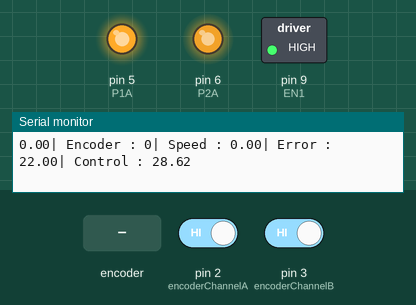
Recording of a sketch running on a simulated Arduino Uno, built with avr-gcc and run on an emulated ATmega328P. Parts: switched loads named in the sketch (green lamp = pin HIGH), output pins drawn as LEDs (lit = HIGH), the last lines printed to the serial monitor. The test bench sets the inputs (shaded band); at power-on: pin 2 (encoderChannelA) HIGH, pin 3 (encoderChannelB) HIGH.

Above: at 0.01 s.
At 1.2 s:
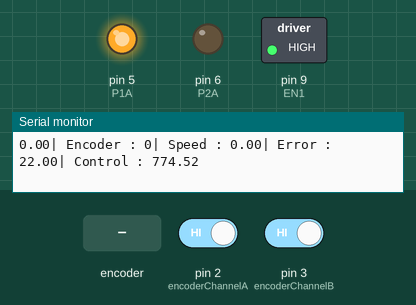
1.3 s: rotary encoder on pin 2 (encoderChannelA) / pin 3 (encoderChannelB) turned 1 step (first pin leading)
Timing chart, 0 to 4.3 s (numbered marks = the images above; inputs shaded):
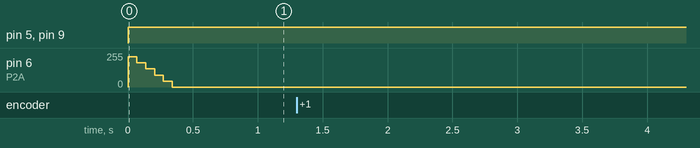

The sketch:

DC_Motor_PID_Control.ino
```cpp
#define P1A 5    // (L293D input pin, pin number 2) , control direction of rotation
#define P2A 6   // (L293D input pin, pin number 7) , To control the PWM
#define EN1 9   // Pin 9 is defined as EN1 (L293D enable pin, pin number 1)
// encoder pin
const int encoderChannelA = 2;//Input 1 of encoder
const int encoderChannelB = 3;//Input 2 of encoder
// encoder value
const float ratio = 360./188.611/48.; // These values are obtained from the data sheet
// 360 is 1 turn, 188.611 is the gear ratio, and 48 is the motor shaft Countable Events per revolution
// Parameters for PID Control
float DesiredSpeed=22;          // 22 is the value for Desired Speed in RPM
float Kp = 1.29;                // proportional constant is 1.29
float Ki = 0.031;               // integral constant is 0.031
float kd = 0.01;                // derivative constant is 0.01
float EncoderSpeed=0;           // the speed of the encoder is declared and set as 0
float PreviousEncoderPos=0;     // PreviousEncoderPos is declared and set as 0
float ActualSpeed =0;           // ActualSpeed is declared as 0
float currentTime=0;            // currentTime variable is declared and set as 0
unsigned long PreviousTime   = 0; // PreviousTime variable is declared and set as 0
float Duration  = 15;           // Duration variable is declared and set as 15
int encoderPos = 0;             // Encoder pos is declared and set as 0
float error=1;                  // Error is declared and set as 1 initially
float previouserror = 0;        // Previouserror is declared and set as 0 initially
float SumError = 0;             // SumError is declared and set as 0 initially
// Initiate Variable for the Motor Motion
bool a; // a is the variable for setting the motor direction, in this case CCW
int b;  // b is the variable for controlling the PWM signal

void doEncoderA() //Fuction to Counting rotation on encoder in pin A
{
  encoderPos += (digitalRead(encoderChannelA)==digitalRead(encoderChannelB))?1:-1; // using ternary operator
  // encoderPos = 1 + encoderPos if true // encoderPos = -1 + encoderPos If false
}
void doEncoderB()//Fuction to Counting rotation on encoder in pin B
{
  encoderPos += (digitalRead(encoderChannelA)==digitalRead(encoderChannelB))?-1:1;// using ternary operator
  // encoderPos = -1 + encoderPos if true // encoderPos = 1 + encoderPos If false
}
void setup()
{
  Serial.begin(9600);
  // setup Serial Monitor to display information
  pinMode(encoderChannelA, INPUT_PULLUP);
  // EncoderchannelA was set as input_pullup, which the pin is effectively connected through an internal resistor to the VCC+ power line
  attachInterrupt(0, doEncoderA, CHANGE);
  // Interrupt number 0 means for Arduino pin number 2, it will cal the doencoderA function to calculate the encoder value
  // CHANGED is used to trigger the interrupt whenever the pin change the value
  pinMode(encoderChannelB, INPUT_PULLUP);
  // EncoderchannelB was set as input_pullup, which the pin is effectively connected through an internal resistor to the VCC+ power line
  attachInterrupt(1, doEncoderB, CHANGE);
  // Interrupt number 1 means for Arduino pin number 3,
  // CHANGED is used to trigger the interrupt whenever the pin change the value
  pinMode(P1A, OUTPUT);   // P1A is defined as output
  pinMode(EN1, OUTPUT);   // EN1 is defined as output
}
void loop()
{
    for (int i = 0; i <= 100; i++)  {  // Iteration for 100 times
  currentTime = millis();       // Use Millis function to obtain the current time
  if(currentTime ==0)         // the first count is set to 1
  {currentTime =1;}
    Duration = (double)(currentTime - PreviousTime); // Calculate the duration time
  PreviousTime=currentTime;              // CurrentTime is set as previous time
  SumError += error * Duration;            // Total error is obtained from error times duration
   previouserror=error;                  // current error is set as the previous error
  EncoderSpeed=encoderPos-PreviousEncoderPos;    // The encoder speed is obtained from encoderPos - PreviousencoderPos
  PreviousEncoderPos=encoderPos;           // the current encoder pos is set as the previous encoderpos
  // Actual Speed Calculation
  ActualSpeed = float(EncoderSpeed)*ratio;
  ActualSpeed = ActualSpeed*1000*60/(360*Duration);//RPM
  error = DesiredSpeed - ActualSpeed;        // Error is obtained from the difference between Desired and actual speed
  float control = Kp*error+Ki*SumError+kd*(error-previouserror)*Duration;// Formula for PID
  digitalWrite(EN1, 255);          // send 255 PWM signal or 5volt to enable pin of L293D
  a = (control>=0)?HIGH:LOW;       // If control is greater than 0, a is set HIGH
  b =  min(abs(control), 255);     //  The control value is taken as absolute and limit to 255 value, cannot exceed this value
  analogWrite(P2A, a?(255 - b):b); // if a is HIGH the 255-b value will be sent to control the desired PWM value
  digitalWrite(P1A,a);             // send High or low value to Arduino pin a,in this case, HIGH is CCW
   Serial.print(ActualSpeed); // Display the actual speed in the graph_
  Serial.print("| Encoder : "); // Display the Encoder Value
  Serial.print(encoderPos);
  Serial.print("| Speed : "); // Display the Speed Value
  Serial.print(ActualSpeed);
  Serial.print("| Error : "); // Display the Error Value
  Serial.print(error);
  Serial.print("| Control : "); // Display the Control Value
  Serial.println(control);
    }
  Serial.print("Process Finished");
  while(1); // Function to stop the iteration from looping
    }
```
